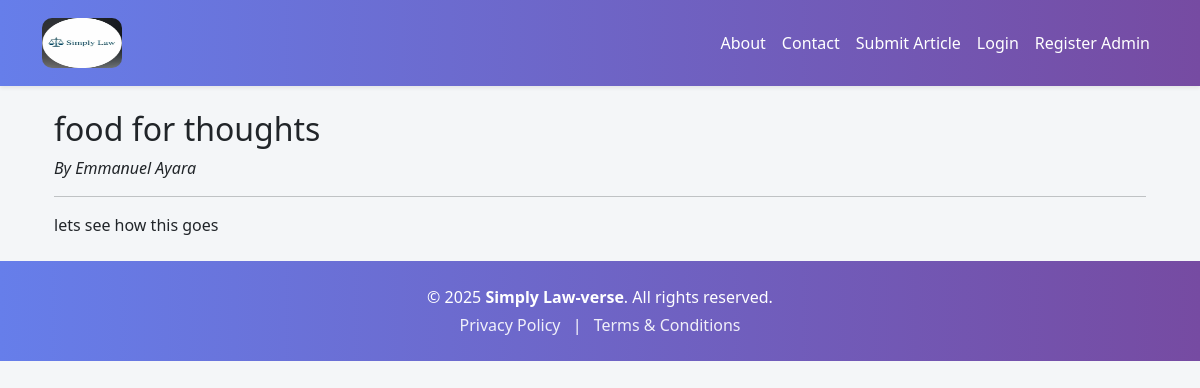
The app's page /article/1 with its own data.
### models.py (models this page shows)
class Article(db.Model):
    id = db.Column(db.Integer, primary_key=True)
    email = db.Column(db.String(120))
    title = db.Column(db.String(100), nullable=False)
    content = db.Column(db.Text, nullable=False)
    author = db.Column(db.String(100), nullable=False)
    date_posted = db.Column(db.DateTime, default=datetime.utcnow)
    comments = db.relationship('Comment', backref='article', lazy=True)
    status = db.Column(db.String(20), nullable=False, default='pending')
    date_submitted = db.Column(db.DateTime, default=datetime.utcnow)
    image_filename = db.Column(db.String(120), nullable=True)
    document_filename = db.Column(db.String(120), nullable=True)

### routes.py (the view)
@app.route('/article/<int:article_id>')
def view_article(article_id):
    article = Article.query.get_or_404(article_id)
    return render_template('view_article.html', article=article)

### templates/view_article.html (shortened to what this page needs)
{% extends 'layout.html' %}
{% block content %}
<div class="container mt-4">
  <h2>{{ article.title }}</h2>
  <p><em>By {{ article.author }}</em></p>
  <hr>
  <p>{{ article.content }}</p>
</div>
{% endblock %}

### templates/layout.html (style rules this page uses)
body { background-color: #f4f6f8; font-family: 'Segoe UI', Tahoma, Geneva, Verdana, sans-serif; }

### records on screen
Article: title "food for thoughts", author "Emmanuel Ayara", content "lets see how this goes"

### other values on screen
{{ current_year or '2025' }} "2025"
